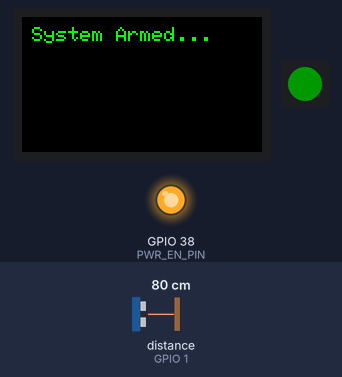
Recording of a sketch running on a simulated ESP32-S3. On the bench: 240×135 colour display, 1 RGB LEDs in strip order, left to right, output pins drawn as LEDs (lit = HIGH). Wiring (inferred from the names in the program): ultrasonic range finder: trigger GPIO 1; echo GPIO 1. The test bench sets the inputs (shaded band); at power-on: distance to the obstacle (sensor on GPIO 1) 80 cm. The echo pulse lasts 58.3 µs per cm; dim RGB values are drawn brighter than linear.

Above: at 1.3 s.
1.4 s: distance to the obstacle (sensor on GPIO 1) set to 2 cm
At 1.8 s:
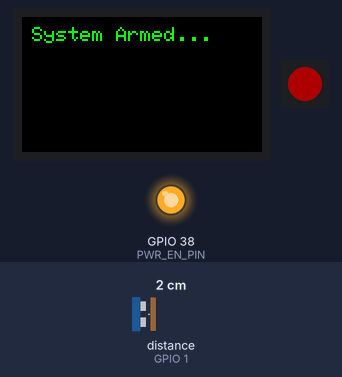
4.4 s: distance to the obstacle (sensor on GPIO 1) set to 35 cm
At 5.3 s:
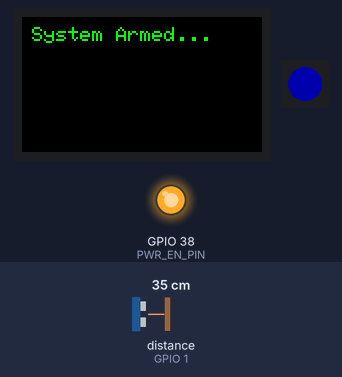
6.1 s: distance to the obstacle (sensor on GPIO 1) set to 4 cm
At 7.1 s:
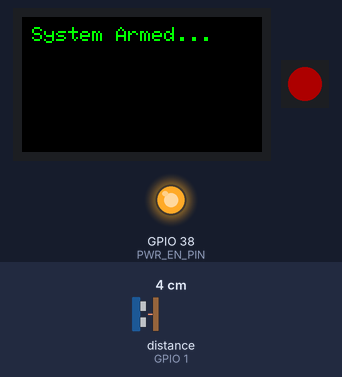
9.1 s: distance to the obstacle (sensor on GPIO 1) set to 60 cm
At 10.5 s:
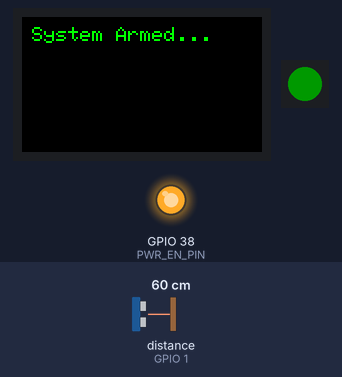
10.8 s: distance to the obstacle (sensor on GPIO 1) set to 9 cm
At 11.6 s:
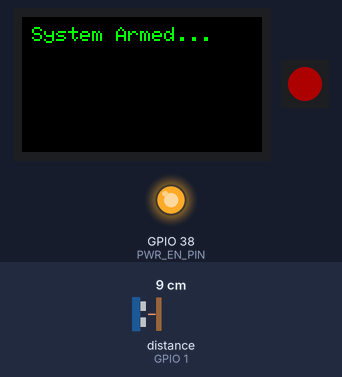
13.8 s: distance to the obstacle (sensor on GPIO 1) set to 120 cm
At 15.4 s:
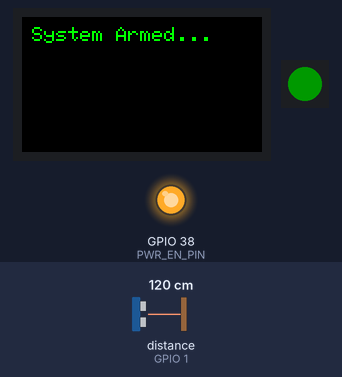
Timing chart, 0 to 16.6 s (numbered marks = the images above; inputs shaded):
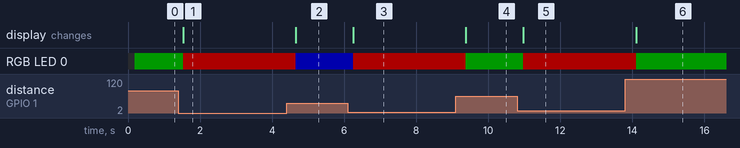

The sketch:

recovered_sketch_nov24a.ino
```cpp
#include <Arduino.h>
#include <M5Cardputer.h>
#include <FastLED.h>
#include "owl_wav.h"   // screech owl clip (owl_pcm, owl_len, owl_rate)

// Cardputer-Adv Pin Definitions
#define LED_PIN     21   // RGB LED data pin
#define PWR_EN_PIN  38   // Power enable switch for the LED and backlight
#define ULTRASONIC_PIN 1

#define NUM_LEDS    1    // The Cardputer has 1 onboard SK6812 RGB LED

CRGB leds[NUM_LEDS];

// Helper to return the screen back to its default clean developer state
void resetDisplay() {
  M5.Display.fillScreen(BLACK);
  M5.Display.setTextColor(GREEN);
  M5.Display.setTextSize(2);
  M5.Display.setCursor(10, 10);
  M5.Display.print("System Armed...");
}

// Shows BACK OFF and plays the screech owl clip (durationMs is no longer used:
// the clip always plays to the end, about 1.7 s)
void triggerAlert(int durationMs) {
  // 1. Paint the background solid RED
  M5.Display.fillScreen(RED);
  M5.Display.setTextColor(WHITE);

  // 2. Center and print "BACK OFF" in a large font size
  M5.Display.setTextSize(4); // Large, blocky text

  // Quick calculation to center text horizontally/vertically on Cardputer screen
  int textWidth = M5.Display.textWidth("BACK OFF");
  int startX = (M5.Display.width() - textWidth) / 2;
  int startY = (M5.Display.height() - 32) / 2; // ~32 pixels tall for size 4 font

  M5.Display.setCursor(startX, startY);
  M5.Display.print("BACK OFF");


  // 3. Play the owl clip and wait for it to finish
  M5.Speaker.playRaw(owl_pcm, owl_len, owl_rate);
  while (M5.Speaker.isPlaying()) delay(10);

  // 4. Return screen to normal terminal mode after alert finishes
  resetDisplay();
}


void setup() {
    auto cfg = M5.config();
    M5.begin(cfg);

    // Serial.begin(115200);
    // // Optional: Wait for the serial monitor window to open before printing
    // while (!Serial) { delay(10); }

    // 1. CRITICAL: Enable power to the LED peripheral circuit
    pinMode(PWR_EN_PIN, OUTPUT);
    digitalWrite(PWR_EN_PIN, HIGH);

    // 2. Initialize FastLED (Cardputer uses GRB color order)
    FastLED.addLeds<WS2812B, LED_PIN, GRB>(leds, NUM_LEDS);
    FastLED.setBrightness(50); // Set brightness (0-255) to protect your eyes

    M5.Speaker.begin();
    M5.Speaker.setVolume(160); // Set volume (0 to 255)

    // Initial clean screen layout
    resetDisplay();

    // Serial.println("M5Cardputer Initialized Successfully!");
}


void loop() {
  unsigned long duration;
  float cm;

  // 1. Send the standard 10ms Trigger Pulse
  pinMode(ULTRASONIC_PIN, OUTPUT);
  digitalWrite(ULTRASONIC_PIN, LOW);
  delayMicroseconds(2);
  digitalWrite(ULTRASONIC_PIN, HIGH);
  delayMicroseconds(10);
  digitalWrite(ULTRASONIC_PIN, LOW);

  // 2. FLIP TO INPUT
  pinMode(ULTRASONIC_PIN, INPUT_PULLUP);

  // 4. Read the true returning echo pulse
  duration = pulseIn(ULTRASONIC_PIN, HIGH, 25000); // 30ms timeout max
  yield(); // Free up FreeRTOS tasks to completely prevent canary crashes

  // 5. Convert and alert
  if (duration > 0) {
    float cm = (duration * 0.0343) / 2.0;
    // Serial.printf("Distance: %f cm\n", cm);

    if (cm < (12 * 2.54)) {
      leds[0] = CRGB::Red;

      triggerAlert(300);
    } else if (cm < (15 * 2.54)) {
      leds[0] = CRGB::Blue;
    } else {
      leds[0] = CRGB::Green;
    }
    FastLED.show();
  } else {
    // Serial.println("[INFO] Reading timed out (Object too far away)");
  }

  delay(250); // Steady polling rate
}
```

Source omitted: owl_wav.h (177952 bytes)

Measured:
- after the input at 1.4 s, RGB LED 0: RGB(0, 25, 0) → RGB(50, 0, 0) after 0.13 s
- after the input at 4.4 s, RGB LED 0: RGB(50, 0, 0) → RGB(0, 0, 50) after 0.26 s
- after the input at 6.1 s, RGB LED 0: RGB(0, 0, 50) → RGB(50, 0, 0) after 0.15 s
- after the input at 9.1 s, RGB LED 0: RGB(50, 0, 0) → RGB(0, 25, 0) after 0.28 s
- after the input at 10.8 s, RGB LED 0: RGB(0, 25, 0) → RGB(50, 0, 0) after 0.17 s
- after the input at 13.8 s, RGB LED 0: RGB(50, 0, 0) → RGB(0, 25, 0) after 0.31 s
